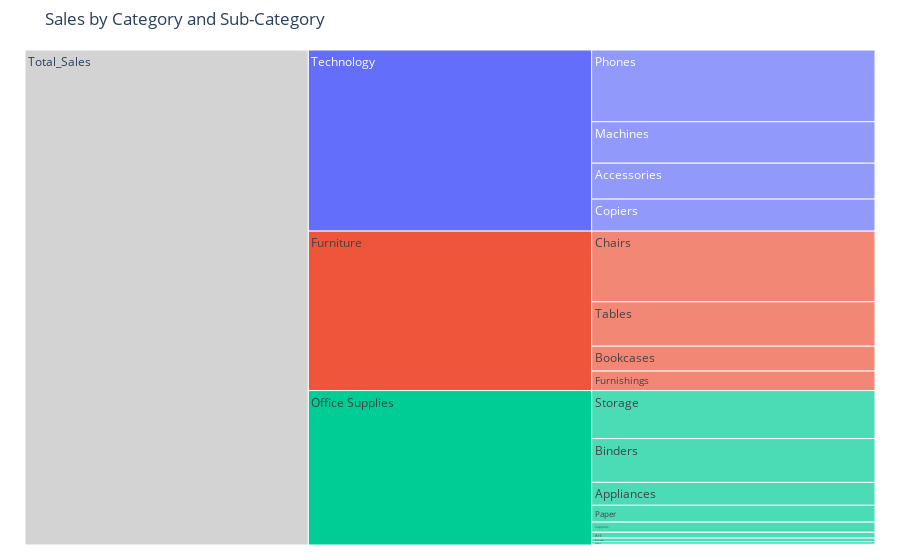

The cell this chart's notebook holds for it:
### Code cell
fig = px.icicle(cat_sub, path=[px.Constant('Total_Sales'), 'Category', 'Sub-Category'], values='Total_Sales', title='Sales by Category and Sub-Category')
fig.update_traces(root_color="lightgrey")
fig.update_layout(margin = dict(t=50, l=25, r=25, b=15))
fig.show()

### Figure 1 — Plotly figure (JSON) as saved in the notebook; plotly's stock layout.template omitted (floating-point values rounded to 4 significant figures)
{"data": [{"branchvalues": "total", "domain": {"x": [0, 1], "y": [0, 1]}, "hovertemplate": "labels=%{label}<br>Total_Sales=%{value}<br>parent=%{parent}<br>id=%{id}<extra></extra>", "ids": ["Total_Sales/Technology/Accessories", "Total_Sales/Office Supplies/Appliances", "Total_Sales/Office Supplies/Art", "Total_Sales/Office Supplies/Binders", "Total_Sales/Furniture/Bookcases", "Total_Sales/Furniture/Chairs", "Total_Sales/Technology/Copiers", "Total_Sales/Office Supplies/Envelopes", "Total_Sales/Office Supplies/Fasteners", "Total_Sales/Furniture/Furnishings", "Total_Sales/Office Supplies/Labels", "Total_Sales/Technology/Machines", "Total_Sales/Office Supplies/Paper", "Total_Sales/Technology/Phones", "Total_Sales/Office Supplies/Storage", "Total_Sales/Office Supplies/Supplies", "Total_Sales/Furniture/Tables", "Total_Sales/Furniture", "Total_Sales/Office Supplies", "Total_Sales/Technology", "Total_Sales"], "labels": ["Accessories", "Appliances", "Art", "Binders", "Bookcases", "Chairs", "Copiers", "Envelopes", "Fasteners", "Furnishings", "Labels", "Machines", "Paper", "Phones", "Storage", "Supplies", "Tables", "Furniture", "Office Supplies", "Technology", "Total_Sales"], "name": "", "parents": ["Total_Sales/Technology", "Total_Sales/Office Supplies", "Total_Sales/Office Supplies", "Total_Sales/Office Supplies", "Total_Sales/Furniture", "Total_Sales/Furniture", "Total_Sales/Technology", "Total_Sales/Office Supplies", "Total_Sales/Office Supplies", "Total_Sales/Furniture", "Total_Sales/Office Supplies", "Total_Sales/Technology", "Total_Sales/Office Supplies", "Total_Sales/Technology", "Total_Sales/Office Supplies", "Total_Sales/Office Supplies", "Total_Sales/Furniture", "Total_Sales", "Total_Sales", "Total_Sales", ""], "root": {"color": "lightgrey"}, "type": "icicle", "values": [164206, 104623, 26722, 200044, 113813, 322827, 146250, 16128, 3001, 89210, 12365, 189242, 76824, 327821, 219360, 46426, 202811, 728661, 705493, 827519, 2261673]}], "layout": {"legend": {"tracegroupgap": 0}, "margin": {"b": 15, "l": 25, "r": 25, "t": 50}, "title": {"text": "Sales by Category and Sub-Category"}}}
